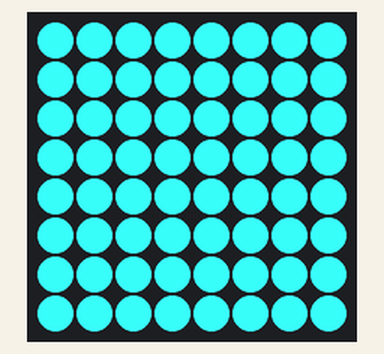
The program below on a simulated Raspberry Pi (BCM pin numbers) with a Sense HAT. Parts: the Sense HAT's 8×8 RGB LED matrix. At 1.1 s the program stops and its outputs stay as they are.

Above: at 0.9 s.

The program:

3.py
```python
from sense_hat import SenseHat

sense = SenseHat()
sense.clear()

# Simply canges the screen color over time. Lights up until white, then goes dark again.
r = 0
g = 0
b = 0
full = False

while not (full is True and r == 0 and g == 0 and b == 0):
	if full is False:
		if r < 255:
			r += 1
		if r == 255 and g < 255:
			g += 1
		if r == 255 and g == 255 and b < 255:
			b += 1
		if r == 255 and g == 255 and b == 255:
			full = True
	if full is True:
		if r > 0 and g == 255 and b == 255:
			r -= 1
		if r == 0 and g > 0 and b == 255:
			g -= 1
		if r == 0 and g == 0 and b > 0:
			b -= 1
	sense.clear(r, g, b)

sense.clear()
```
